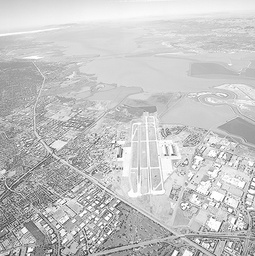
#> input picture computer_vision/Bilder/Aerial.jpg, 255 x 256 px, shrunk from 764 x 768 before the run; its folder holds only this picture in this run
$ jupyter execute ex4_3.ipynb   (shell and % lines are left out)
#> lines starting #> are read from the running program, lines starting #| are printed output that depends on the picture
# Aufgabe 3: Inverse Filterung
Ist die einem aufgenommenen Bild $g = (f * h) + n$ zugrundeliegende Störfunktion $h$ und deren Fouriertransformierte $H = \mathcal{F}(h)$ bekannt, so kann mittels *inverser Filterung* die Fouriertransformierte des Originalbildes $f$ rekonstruiert werden:
\begin{align}
  \widehat{F}(u, v) &= \frac{G(u,v)}{H(u,v)} \,.
\end{align}
Dabei ist
\begin{align}
  \widehat{F}(u, v) &= F(u,v) + \frac{N(u,v)}{H(u,v)}
\end{align}
weiterhin durch einen unbekannten additiven Rauschprozess $n$ gestört.

Modellieren Sie einen selbstgewählten Störprozess (beispielsweise die durch Bewegung der Kamera während der Bildaufnahme erzeugte Bewegungsunschärfe oder atmosphärische Störungen, siehe Vorlesungsfolien) und simulieren Sie dessen Auswirkungen auf einigen Beispielbildern!

Versuchen Sie nun, mittels inverser Filterung das Originalbild zu rekonstruieren!
Wiederholen Sie diesen Versuch mit verschiedenen den eigentlichen Störprozess begleitenden Rauschprozessen und variieren Sie deren Intensitäten!
Beschreiben und erklären Sie Ihre Beobachtungen!

## 0. Pfade, Pakete etc.

[cell 1]
import glob

import matplotlib.pyplot as plt

import imageio
import numpy as np
import math

[cell 2]
image_filter = '../Bilder/*.jpg'

## 1. Definition der Störprozesse

Definieren Sie den **Störprozess** als Funktion $H$ der Koordinaten $(u,v)$ im Frequenzbereich.
Gehen Sie dabei von normalisierten Koordinaten $u, v \in [-1,1]$ aus!

[cell 3]
# atmosphärische Störung
H1 = lambda u, v, k=25.0: math.exp(-k * math.pow(u * u + v * v, 5.0/6.0))

[cell 4]
# Motion Blur
def H2(u, v, T=1.0, a=5.0, b=10.0):
    x = math.pi * (u * a + v * b)
    if abs(x) > 1e-12:  # avoid division by zero
        return T/x * math.sin(x) * (math.cos(-x) + 1j * math.sin(-x))
    else:
        return T  # sin(x)/x converges towards 1 for x -> 0

[cell 5]
# Laplace-Kantenfilter
H3 = lambda u, v: -4 * (math.sin(math.pi * u / 2) ** 2 + math.sin(math.pi * v / 2) ** 2)

Geben Sie nun einen additiven **Rauschprozess** als Funktion $N$ an, die ebenfalls im Frequenzbereich vorliegt.

*Hinweis: Normalverteiltes Rauschen ist im Frequenzbereich ebenfalls normalverteilt (sowohl im reellen als auch imaginären Bestandteil).*

[cell 6]
# weißes Gaußrauschen
N = lambda u, v, S=30.0: np.complex(np.random.randn() * S, np.random.randn() * S)

## 2. Laden des Bildes

[cell 7]
image_path = np.random.choice(glob.glob(image_filter))
image = imageio.imread(image_path)
#> image is the input picture: shape (256, 255); min 27, max 255, mean 197.2

Für diese Aufgabe ist es wichtig, das Bild im Fließkommaformat vorliegen zu haben. Andernfalls kann nicht immer korrekt gerechnet werden. Konvertieren sie `image` zu einer geeigneten Repräsentation:

[cell 8]
image = image.astype(np.float32)
image -= image.min()
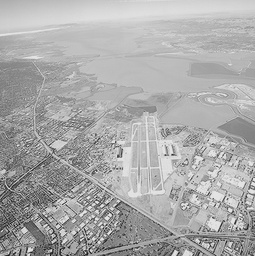
#> image: shape (256, 255) float32; min 0, max 228, mean 170.2
image /= image.max()

## 3. Simulation der Störung

Wir definieren zunächst eine Hilfsfunktion `ex4_apply_noise`, die ein Originalbild $f$ mit den Prozessen $H$ und $N$ stört und das gestörte Bild $g$ zurückgibt:

[cell 9]
def ex4_apply_noise(f, H, N):
    # Fouriertransformation
    F = np.fft.fftshift(np.fft.fft2(f))

    G = np.zeros_like(F)

    for u, v in np.ndindex(*f.shape):
        u_ = 2 * (float(u) / f.shape[0]) - 1.0
        v_ = 2 * (float(v) / f.shape[1]) - 1.0

        # Anwendung des Prozesses N und H
        G[u,v] = F[u,v] * H(u_, v_) + N(u_, v_)

    g = np.real(np.fft.ifft2(np.fft.ifftshift(G)))
    return g

Die Funktion wird nun eingesetzt, um das Bild einmal nur durch $H$ und einmal durch $H$ und $N$ zu stören.

[cell 10]
g1 = ex4_apply_noise(image, H1, lambda u, v: 0)  # Störung nur durch H, N ist 0
g1_noise = ex4_apply_noise(image, H1, N)
#> in ex4_apply_noise (call 2), `g = np.real(np.fft.ifft2(np.fft.ifftshift(G)))`:
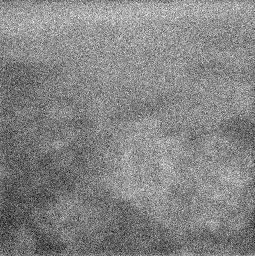
#> g: shape (256, 255) float64; min 0.0732, max 1.36, mean 0.744; drawn with min black and max white

g2 = ex4_apply_noise(image, H2, lambda u, v: 0)  # Störung nur durch H, N ist 0
#> in ex4_apply_noise (call 3), `g = np.real(np.fft.ifft2(np.fft.ifftshift(G)))`:
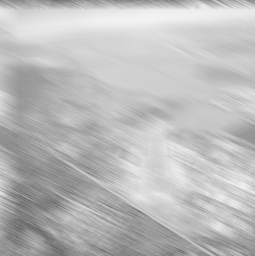
#> g: shape (256, 255) float64; min 0.384, max 0.953, mean 0.739
g2_noise = ex4_apply_noise(image, H2, N)
#> in ex4_apply_noise (call 4), `g = np.real(np.fft.ifft2(np.fft.ifftshift(G)))`:
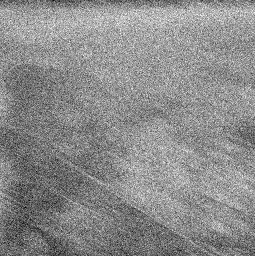
#> g: shape (256, 255) float64; min 0.0685, max 1.29, mean 0.738; drawn with min black and max white

g3 = ex4_apply_noise(image, H3, lambda u, v: 0)  # Störung nur durch H, N ist 0
#> in ex4_apply_noise (call 5), `g = np.real(np.fft.ifft2(np.fft.ifftshift(G)))`:
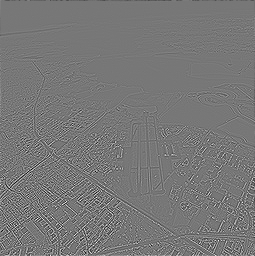
#> g: shape (256, 255) float64; min -2.06, max 2.33, mean -0.000113; drawn with min black and max white
g3_noise = ex4_apply_noise(image, H3, N)

Visualisieren Sie `image`, `g` und `g_noise` nebeneinander:

[cell 11]
fig, axs = plt.subplots(3, 3, figsize=(13, 13))

axs[0,0].set_ylabel('Atmospheric Disturbance')
axs[1,0].set_ylabel('Motion Blur')
axs[2,0].set_ylabel('Laplace Filter')

axs[0,0].set_title('Original Image')
axs[0,0].imshow(image, cmap='gray', vmin=0, vmax=1)
axs[1,0].imshow(image, cmap='gray', vmin=0, vmax=1)
axs[2,0].imshow(image, cmap='gray', vmin=0, vmax=1)

axs[0,1].set_title('Disturbed Image')
axs[0,1].imshow(g1, cmap='gray', vmin=0, vmax=1)
axs[1,1].imshow(g2, cmap='gray', vmin=0, vmax=1)
axs[2,1].imshow(g3, cmap='gray')

axs[0,2].set_title('Disturbed + Noise')
axs[0,2].imshow(g1_noise, cmap='gray', vmin=0, vmax=1)
axs[1,2].imshow(g2_noise, cmap='gray', vmin=0, vmax=1)
axs[2,2].imshow(g3_noise, cmap='gray')

for ax in axs.ravel():
    ax.set_xticks([])
    ax.set_yticks([])

fig.tight_layout()
plt.show()

## 4. Rekonstruktion
Es soll nun versucht werden, das Originalbild $f$ aus `g` und `g_noise` mittels inverser Filterung wiederherzustellen. Dazu definieren wir zunächst eine Funktion `ex4_inverse_filter`, die mit Hilfe der Gleichung (1) eine solche durchführt und das entstörte Bild $\hat{f}$ zurückgibt. Dabei ist diesmal allerdings nur $H$ bekannt:

[cell 12]
def ex4_inverse_filter(g, H, eps=1e-8):
#> called with eps = 1e-08
    G = np.fft.fftshift(np.fft.fft2(g))
    F_ = np.zeros_like(G)

    for u, v in np.ndindex(*g.shape):
        u_ = 2 * (float(u) / g.shape[0]) - 1.0
        v_ = 2 * (float(v) / g.shape[1]) - 1.0

        h_ = H(u_, v_)
        F_[u,v] = G[u,v] / h_ if abs(h_) > eps else G[u,v]

    f_ = np.real(np.fft.ifft2(np.fft.ifftshift(F_)))
    return f_

Die Funktion wird jetzt für `g1` und `g2` aufgerufen:

[cell 13]
recons1 = ex4_inverse_filter(g1, H1)
recons1_noise = ex4_inverse_filter(g1_noise, H1, eps=1e-1)
#> call 2 of ex4_inverse_filter, with eps = 0.1
#> in ex4_inverse_filter (call 2), `f_ = np.real(np.fft.ifft2(np.fft.ifftshift(F_)))`:
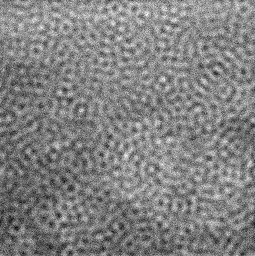
#> f_: shape (256, 255) float64; min -0.14, max 1.59, mean 0.746; drawn with min black and max white

recons2 = ex4_inverse_filter(g2, H2)
#> call 3 of ex4_inverse_filter, with eps = 1e-08
#> in ex4_inverse_filter (call 3), `f_ = np.real(np.fft.ifft2(np.fft.ifftshift(F_)))`:
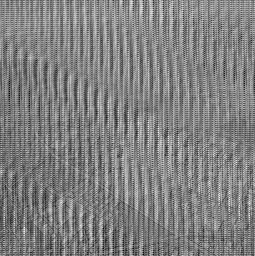
#> f_: shape (256, 255) float64; min -0.868, max 2.3, mean 0.735; drawn with min black and max white
recons2_noise = ex4_inverse_filter(g2_noise, H2, eps=1e-1)
#> call 4 of ex4_inverse_filter, with eps = 0.1
#> in ex4_inverse_filter (call 4), `f_ = np.real(np.fft.ifft2(np.fft.ifftshift(F_)))`:
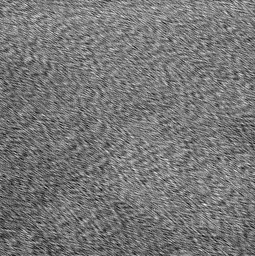
#> f_: shape (256, 255) float64; min -0.592, max 2.24, mean 0.734; drawn with min black and max white

recons3 = ex4_inverse_filter(g3, H3)
#> in ex4_inverse_filter (call 5), `f_ = np.real(np.fft.ifft2(np.fft.ifftshift(F_)))`:
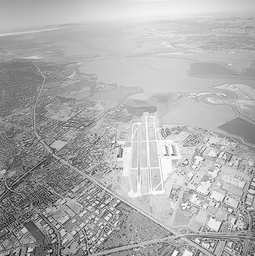
#> f_: shape (256, 255) float64; min -0.083, max 1.13, mean 0.746; drawn with min black and max white
recons3_noise = ex4_inverse_filter(g3_noise, H3, eps=1e-2)
#> in ex4_inverse_filter (call 6), `f_ = np.real(np.fft.ifft2(np.fft.ifftshift(F_)))`:
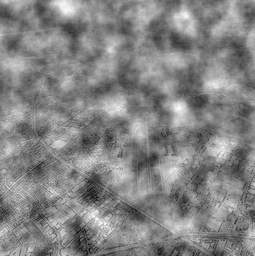
#> f_: shape (256, 255) float64; min -1.34, max 1.25, mean 0.000601; drawn with min black and max white

Visualisieren Sie nun das Originalbild `image` neben den Rekonstruktionen `recons` und `recons_noise`:

[cell 14]
fig, axs = plt.subplots(3, 3, figsize=(13, 13))

axs[0,0].set_ylabel('Atmospheric Disturbance')
axs[1,0].set_ylabel('Motion Blur')
axs[2,0].set_ylabel('Laplace Filter')

axs[0,0].set_title('Original Image')
axs[0,0].imshow(image, cmap='gray', vmin=0, vmax=1)
axs[1,0].imshow(image, cmap='gray', vmin=0, vmax=1)
axs[2,0].imshow(image, cmap='gray', vmin=0, vmax=1)

axs[0,1].set_title('Reconstruction')
axs[0,1].imshow(recons1, cmap='gray', vmin=0, vmax=1)
axs[1,1].imshow(recons2, cmap='gray', vmin=0, vmax=1)
axs[2,1].imshow(recons3, cmap='gray')

axs[0,2].set_title('Reconstruction with Noise')
axs[0,2].imshow(recons1_noise, cmap='gray', vmin=0, vmax=1)
axs[1,2].imshow(recons2_noise, cmap='gray', vmin=0, vmax=1)
axs[2,2].imshow(recons3_noise, cmap='gray')

for ax in axs.ravel():
    ax.set_xticks([])
    ax.set_yticks([])

fig.tight_layout()
plt.show()

$ run again, on computer_vision/Bilder/Pollen2.jpg
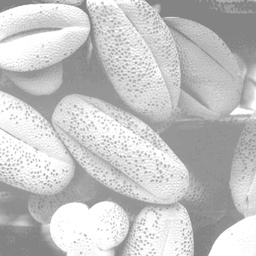
#> input picture computer_vision/Bilder/Pollen2.jpg, 256 x 256 px, shrunk from 500 x 500 before the run
#> image is the input picture: shape (256, 256); min 124, max 255, mean 196.3
#> in ex4_apply_noise (call 5), `g = np.real(np.fft.ifft2(np.fft.ifftshift(G)))`:
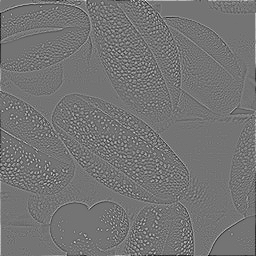
#> g: shape (256, 256) float64; min -1.55, max 1.85, mean 1.9e-19; drawn with min black and max white
#> in ex4_inverse_filter (call 6), `f_ = np.real(np.fft.ifft2(np.fft.ifftshift(F_)))`:
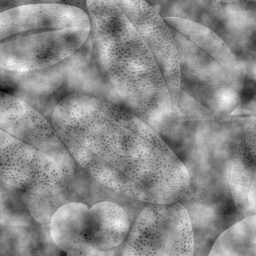
#> f_: shape (256, 256) float64; min -1.74, max 1.44, mean 0.000193; drawn with min black and max white
